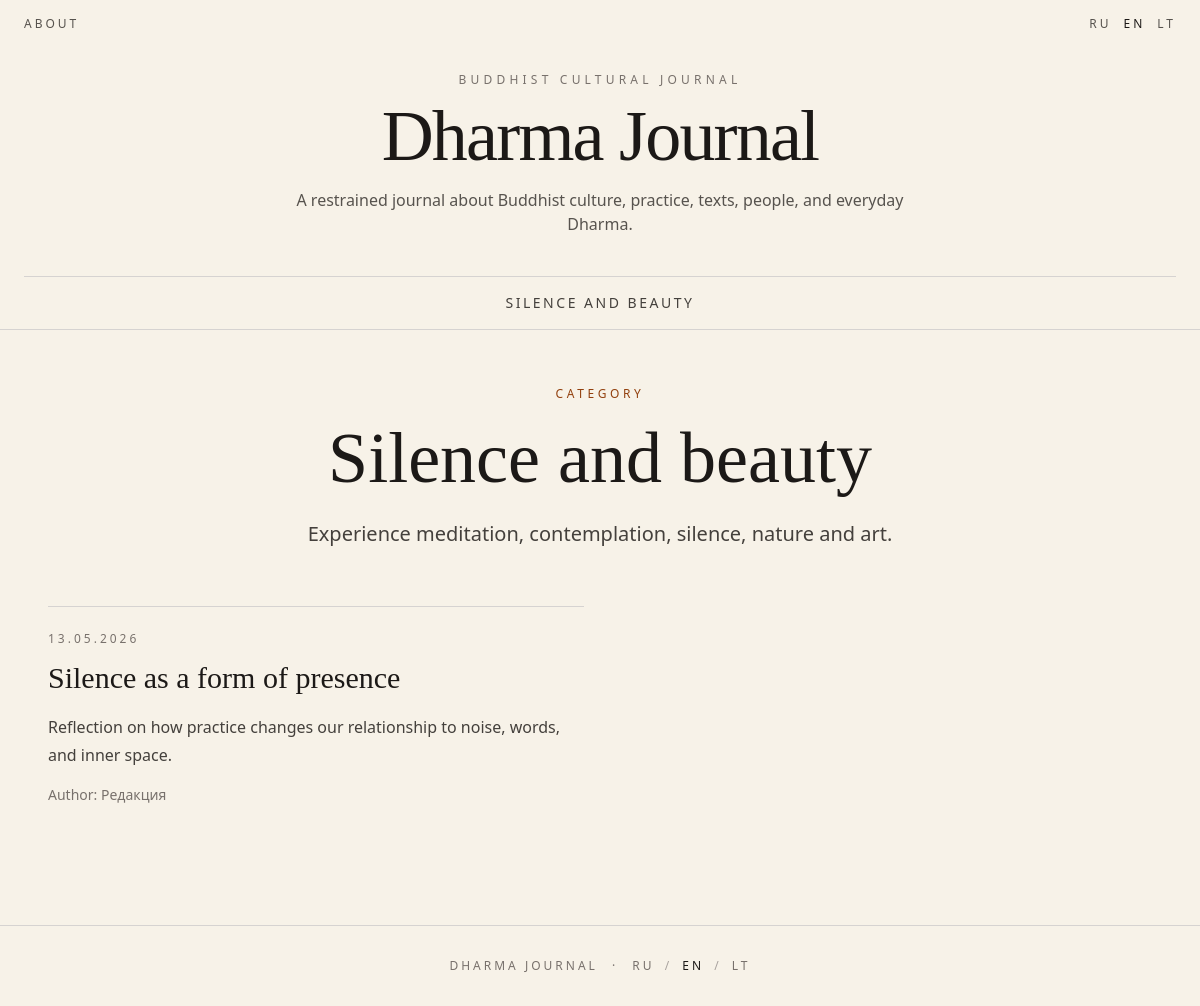
The app's page /en/categories/silence-and-beauty/ with its own data.
### articles/models.py (models this page shows, shortened)
class Category(models.Model):
    order = models.PositiveIntegerField("Порядок", default=100)
    is_active = models.BooleanField("Активна", default=True)
    class Meta:
        ordering = ["order", "id"]
        verbose_name = "Рубрика"
        verbose_name_plural = "Рубрики"
    def get_translation(self, language="ru"):
        return self.translations.filter(language=language).first()

class CategoryTranslation(models.Model):
    category = models.ForeignKey(
        Category,
        on_delete=models.CASCADE,
        related_name="translations",
        verbose_name="Рубрика",
    )
    language = models.CharField(
        "Язык",
        max_length=2,
        choices=LANGUAGE_CHOICES,
    )
    title = models.CharField("Название", max_length=200)
    slug = models.SlugField("URL-имя", max_length=220)
    description = models.TextField("Описание", blank=True)
    class Meta:
        unique_together = [
            ("category", "language"),
            ("language", "slug"),
        ]
        verbose_name = "Перевод рубрики"
        verbose_name_plural = "Переводы рубрик"

class Article(models.Model):
    class Status(models.TextChoices):
        DRAFT = "draft", "Черновик"
        PUBLISHED = "published", "Опубликовано"
    category = models.ForeignKey(
        Category,
        on_delete=models.PROTECT,
        related_name="articles",
        verbose_name="Рубрика",
    )
    author = models.ForeignKey(
        Author,
        on_delete=models.SET_NULL,
        null=True,
        blank=True,
        related_name="articles",
        verbose_name="Автор",
    )
    status = models.CharField(
        "Статус",
        max_length=20,
        choices=Status.choices,
        default=Status.DRAFT,
    )
    is_featured = models.BooleanField("Главный материал", default=False)
    published_at = models.DateTimeField("Дата публикации", null=True, blank=True)
    created_at = models.DateTimeField("Создано", auto_now_add=True)
    updated_at = models.DateTimeField("Обновлено", auto_now=True)
    class Meta:
        ordering = ["-published_at", "-created_at"]
        verbose_name = "Статья"
        verbose_name_plural = "Статьи"
    def get_translation(self, language="ru"):
        return self.translations.filter(language=language).first()

class ArticleTranslation(models.Model):
    article = models.ForeignKey(
        Article,
        on_delete=models.CASCADE,
        related_name="translations",
        verbose_name="Статья",
    )
    language = models.CharField(
        "Язык",
        max_length=2,
        choices=LANGUAGE_CHOICES,
    )
    title = models.CharField("Заголовок", max_length=250)
    slug = models.SlugField("URL-имя", max_length=260)
    subtitle = models.CharField("Подзаголовок", max_length=300, blank=True)
    excerpt = models.TextField("Краткое описание", blank=True)
    body = models.TextField("Текст статьи")
    seo_title = models.CharField("SEO title", max_length=250, blank=True)
    seo_description = models.TextField("SEO description", blank=True)
    class Meta:
        unique_together = [
            ("article", "language"),
            ("language", "slug"),
        ]
        verbose_name = "Перевод статьи"
        verbose_name_plural = "Переводы статей"

class Author(models.Model):
    name = models.CharField("Имя", max_length=200)
    slug = models.SlugField("URL-имя", max_length=220, unique=True)
    bio = models.TextField("Биография", blank=True)
    class Meta:
        ordering = ["name"]
        verbose_name = "Автор"
        verbose_name_plural = "Авторы"

### articles/views.py (the view)
# urls.py: path("<str:language>/categories/<slug:slug>/", category_detail, name="category_detail"),
def category_detail(request, language, slug):
    language = normalize_language(language)
    category_translation = get_object_or_404(
        CategoryTranslation.objects.select_related("category"),
        language=language,
        slug=slug,
        category__is_active=True,
    )
    category = category_translation.category
    articles = (
        Article.objects
        .filter(
            status=Article.Status.PUBLISHED,
            category=category,
            translations__language=language,
        )
        .select_related("category", "author")
        .prefetch_related("translations", "category__translations")
        .distinct()
    )
    article_cards = []
    for article in articles:
        card = make_article_card(article, language)
        if card:
            article_cards.append(card)
    context = {
        "language": language,
        "available_languages": AVAILABLE_LANGUAGES,
        "language_links": make_language_links_for_category(category, language),
        "navigation_categories": get_navigation_categories(language),
        "ui": get_ui_text(language),
        "category_translation": category_translation,
        "article_cards": article_cards,
    }
    return render(request, "articles/category_detail.html", context)

### articles/views.py (called while the page is built)
def normalize_language(language):
    if language not in AVAILABLE_LANGUAGES:
        return "ru"
    return language

def make_article_card(article, language):
    translation = article.get_translation(language)
    if translation is None:
        return None
    category_translation = article.category.get_translation(language)
    return {
        "article": article,
        "translation": translation,
        "category_translation": category_translation,
    }

def get_navigation_categories(language):
    categories = (
        Category.objects
        .filter(is_active=True, translations__language=language)
        .prefetch_related("translations")
        .distinct()
    )
    navigation_categories = []
    for category in categories:
        translation = category.get_translation(language)
        if translation:
            navigation_categories.append({
                "category": category,
                "translation": translation,
                "url": reverse("category_detail", args=[language, translation.slug]),
            })
    return navigation_categories

def make_language_links_for_category(category, current_language):
    links = []
    for code in AVAILABLE_LANGUAGES:
        translation = category.get_translation(code)
        if translation:
            url = reverse("category_detail", args=[code, translation.slug])
        else:
            url = reverse("home", args=[code])
        links.append({
            "code": code,
            "url": url,
            "is_current": code == current_language,
        })
    return links

### core/i18n.py (called while the page is built)
def get_ui_text(language="ru"):
    return UI_TEXT.get(language, UI_TEXT["ru"])

### templates/articles/category_detail.html (shortened to what this page needs)
{% extends "base.html" %}
{% block content %}
<main class="mx-auto max-w-6xl px-6 py-14">
    <section class="mx-auto max-w-3xl text-center">
        <p class="mb-5 text-xs uppercase tracking-[0.3em] text-amber-800">
            {{ ui.category }}
        </p>
        <h1 class="serif text-5xl leading-tight md:text-7xl">
            {{ category_translation.title }}
        </h1>
        {% if category_translation.description %}
            <p class="mx-auto mt-6 max-w-2xl text-xl leading-8 text-stone-700">
                {{ category_translation.description }}
            </p>
        {% endif %}
    </section>
    <section class="mt-14 grid gap-8 md:grid-cols-2">
        {% for card in article_cards %}
            <article class="border-t border-stone-300 pt-6">
                <p class="mb-3 text-xs uppercase tracking-[0.25em] text-stone-500">
                    {% if card.article.published_at %}
                        {{ card.article.published_at|date:"d.m.Y" }}
                    {% else %}
                        Dharma Journal
                    {% endif %}
                </p>
                {% if card.translation.slug %}
                    <a href="{% url 'article_detail' language card.translation.slug %}" class="block group">
                        <h2 class="serif text-3xl leading-tight group-hover:text-amber-800">
                            {{ card.translation.title }}
                        </h2>
                    </a>
                {% else %}
                    <h2 class="serif text-3xl leading-tight">
                        {{ card.translation.title }}
                    </h2>
                {% endif %}
                {% if card.translation.excerpt %}
                    <p class="mt-4 text-base leading-7 text-stone-700">
                        {{ card.translation.excerpt }}
                    </p>
                {% endif %}
                <p class="mt-4 text-sm text-stone-500">
                    {% if card.article.author %}
                        {{ ui.author }}: {{ card.article.author.name }}
                    {% else %}
                        {{ ui.author }}: {{ ui.editorial }}
                    {% endif %}
                </p>
            </article>
        {% empty %}
            <div class="md:col-span-2 border-t border-stone-300 pt-8 text-center">
                <p class="text-base leading-7 text-stone-600">
                    {{ ui.no_published }}
                </p>
            </div>
        {% endfor %}
    </section>
</main>
{% endblock %}

### templates/base.html (shortened to what this page needs)
<!doctype html>
<html lang="{{ language|default:'ru' }}">
<head>
    <script src="https://cdn.tailwindcss.com"></script>
</head>
<body class="text-stone-900">
    <header class="border-b border-stone-300">
        <div class="mx-auto max-w-7xl px-6 py-4">
            <div class="flex items-center justify-between text-xs uppercase tracking-[0.25em] text-stone-600">
                <a href="{% url 'home' language %}" class="hover:text-stone-900">
                    {{ ui.about }}
                </a>
                <div class="flex gap-3">
                    {% for item in language_links %}
                        <a
                            href="{{ item.url }}"
                            class="{% if item.is_current %}text-stone-900{% else %}hover:text-stone-900{% endif %}"
                        >
                            {{ item.code|upper }}
                        </a>
                    {% endfor %}
                </div>
            </div>
            <div class="py-10 text-center">
                <p class="mb-3 text-xs uppercase tracking-[0.35em] text-stone-500">
                    {{ ui.journal_label }}
                </p>
                <a href="{% url 'home' language %}" class="inline-block">
                    <h1 class="serif text-5xl md:text-7xl tracking-tight hover:text-amber-800">
                        Dharma Journal
                    </h1>
                </a>
                <p class="mx-auto mt-4 max-w-2xl text-sm md:text-base leading-7 text-stone-600">
                    {{ ui.site_subtitle }}
                </p>
            </div>
            <nav class="flex flex-wrap justify-center gap-x-8 gap-y-3 border-t border-stone-300 pt-4 text-sm uppercase tracking-[0.18em] text-stone-700">
                {% for item in navigation_categories %}
                    <a href="{{ item.url }}" class="hover:text-stone-950">
                        {{ item.translation.title }}
                    </a>
                {% empty %}
                    <a href="{% url 'home' language %}" class="hover:text-stone-950">
                        Dharma Journal
                    </a>
                {% endfor %}
            </nav>
        </div>
    </header>
    {% block content %}{% endblock %}
    <footer class="mt-16 border-t border-stone-300">
        <div class="mx-auto max-w-7xl px-6 py-8 text-center text-xs uppercase tracking-[0.25em] text-stone-500">
            <a href="{% url 'home' language %}" class="hover:text-stone-900">
                Dharma Journal
            </a>
            <span class="mx-2">·</span>
            {% for item in language_links %}
                <a
                    href="{{ item.url }}"
                    class="{% if item.is_current %}text-stone-900{% else %}hover:text-stone-900{% endif %}"
                >
                    {{ item.code|upper }}
                </a>
                {% if not forloop.last %}
                    <span class="mx-1 text-stone-400">/</span>
                {% endif %}
            {% endfor %}
        </div>
    </footer>
</body>
</html>

### templates/base.html (style rules this page uses)
body { background: #f7f2e8; }
.serif { font-family: Georgia, "Times New Roman", serif; }

### records on screen
Category: translation "SILENCE AND BEAUTY"
CategoryTranslation: title "Silence and beauty", description "Experience meditation, contemplation, silence, nature and art."
Article: article.published_at "13.05.2026", translation "Silence as a form of presence", translation.excerpt "Reflection on how practice changes our relationship to noise, words, and inner space.", author "Author", article.author.name "Редакция"

### other values on screen
{{ ui.about }} "ABOUT"
{{ item.code|upper }} "RU" "EN" "LT"
{{ ui.journal_label }} "BUDDHIST CULTURAL JOURNAL"
{{ ui.site_subtitle }} "A restrained journal about Buddhist culture, practice, texts, people, and everyday Dharma."
{{ ui.category }} "CATEGORY"
